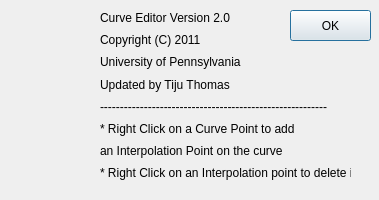
<?xml version="1.0" encoding="UTF-8"?>
<ui version="4.0">
  <class>AboutDialog</class>
  <widget class="QDialog" name="AboutDialog">
    <property name="enabled">
      <bool>true</bool>
    </property>
    <property name="geometry">
      <rect>
        <x>0</x>
        <y>0</y>
        <width>379</width>
        <height>200</height>
      </rect>
    </property>
    <property name="sizePolicy">
      <sizepolicy hsizetype="Fixed" vsizetype="Fixed">
        <horstretch>0</horstretch>
        <verstretch>0</verstretch>
      </sizepolicy>
    </property>
    <property name="minimumSize">
      <size>
        <width>379</width>
        <height>200</height>
      </size>
    </property>
    <property name="maximumSize">
      <size>
        <width>379</width>
        <height>200</height>
      </size>
    </property>
    <property name="mouseTracking">
      <bool>false</bool>
    </property>
    <property name="windowTitle">
      <string>About Curve Editor</string>
    </property>
    <property name="windowIcon">
      <iconset resource="Resource.qrc">
        <normaloff>:/images/images/icon.png</normaloff>:/images/images/icon.png
      </iconset>
    </property>
    <property name="windowOpacity">
      <double>1.000000000000000</double>
    </property>
    <property name="toolTip">
      <string/>
    </property>
    <property name="autoFillBackground">
      <bool>false</bool>
    </property>
    <widget class="QPushButton" name="pushButton">
      <property name="geometry">
        <rect>
          <x>290</x>
          <y>10</y>
          <width>81</width>
          <height>31</height>
        </rect>
      </property>
      <property name="text">
        <string>OK</string>
      </property>
    </widget>
    <widget class="QWidget" name="layoutWidget">
      <property name="geometry">
        <rect>
          <x>100</x>
          <y>10</y>
          <width>251</width>
          <height>171</height>
        </rect>
      </property>
      <layout class="QVBoxLayout" name="verticalLayout">
        <item>
          <widget class="QLabel" name="label">
            <property name="text">
              <string>Curve Editor Version 2.0</string>
            </property>
          </widget>
        </item>
        <item>
          <widget class="QLabel" name="label_2">
            <property name="text">
              <string>Copyright (C) 2011</string>
            </property>
          </widget>
        </item>
        <item>
          <widget class="QLabel" name="label_3">
            <property name="text">
              <string>University of Pennsylvania</string>
            </property>
          </widget>
        </item>
        <item>
          <widget class="QLabel" name="Name">
            <property name="text">
              <string>Updated by Tiju Thomas</string>
            </property>
          </widget>
        </item>
        <item>
          <widget class="QLabel" name="label_Help1_2">
            <property name="text">
              <string>---------------------------------------------------------</string>
            </property>
          </widget>
        </item>
        <item>
          <widget class="QLabel" name="label_Help1">
            <property name="text">
              <string>* Right Click on a Curve Point to add</string>
            </property>
          </widget>
        </item>
        <item>
          <widget class="QLabel" name="label_Help2">
            <property name="text">
              <string>an Interpolation Point on the curve</string>
            </property>
          </widget>
        </item>
        <item>
          <widget class="QLabel" name="label_Help3">
            <property name="text">
              <string>* Right Click on an Interpolation point to delete it</string>
            </property>
          </widget>
        </item>
      </layout>
    </widget>
    <widget class="QLabel" name="label_4">
      <property name="geometry">
        <rect>
          <x>10</x>
          <y>10</y>
          <width>71</width>
          <height>81</height>
        </rect>
      </property>
      <property name="text">
        <string/>
      </property>
      <property name="textFormat">
        <enum>Qt::RichText</enum>
      </property>
      <property name="pixmap">
        <pixmap resource="Resource.qrc">:/images/images/icon.png</pixmap>
      </property>
      <property name="scaledContents">
        <bool>true</bool>
      </property>
      <property name="wordWrap">
        <bool>false</bool>
      </property>
    </widget>
    <zorder>layoutWidget</zorder>
    <zorder>label_4</zorder>
    <zorder>label_Help1</zorder>
    <zorder>pushButton</zorder>
  </widget>
  <resources>
    <include location="Resource.qrc"/>
  </resources>
  <connections>
    <connection>
      <sender>pushButton</sender>
      <signal>clicked()</signal>
      <receiver>AboutDialog</receiver>
      <slot>accept()</slot>
      <hints>
        <hint type="sourcelabel">
          <x>317</x>
          <y>23</y>
        </hint>
        <hint type="destinationlabel">
          <x>335</x>
          <y>80</y>
        </hint>
      </hints>
    </connection>
  </connections>
</ui>
